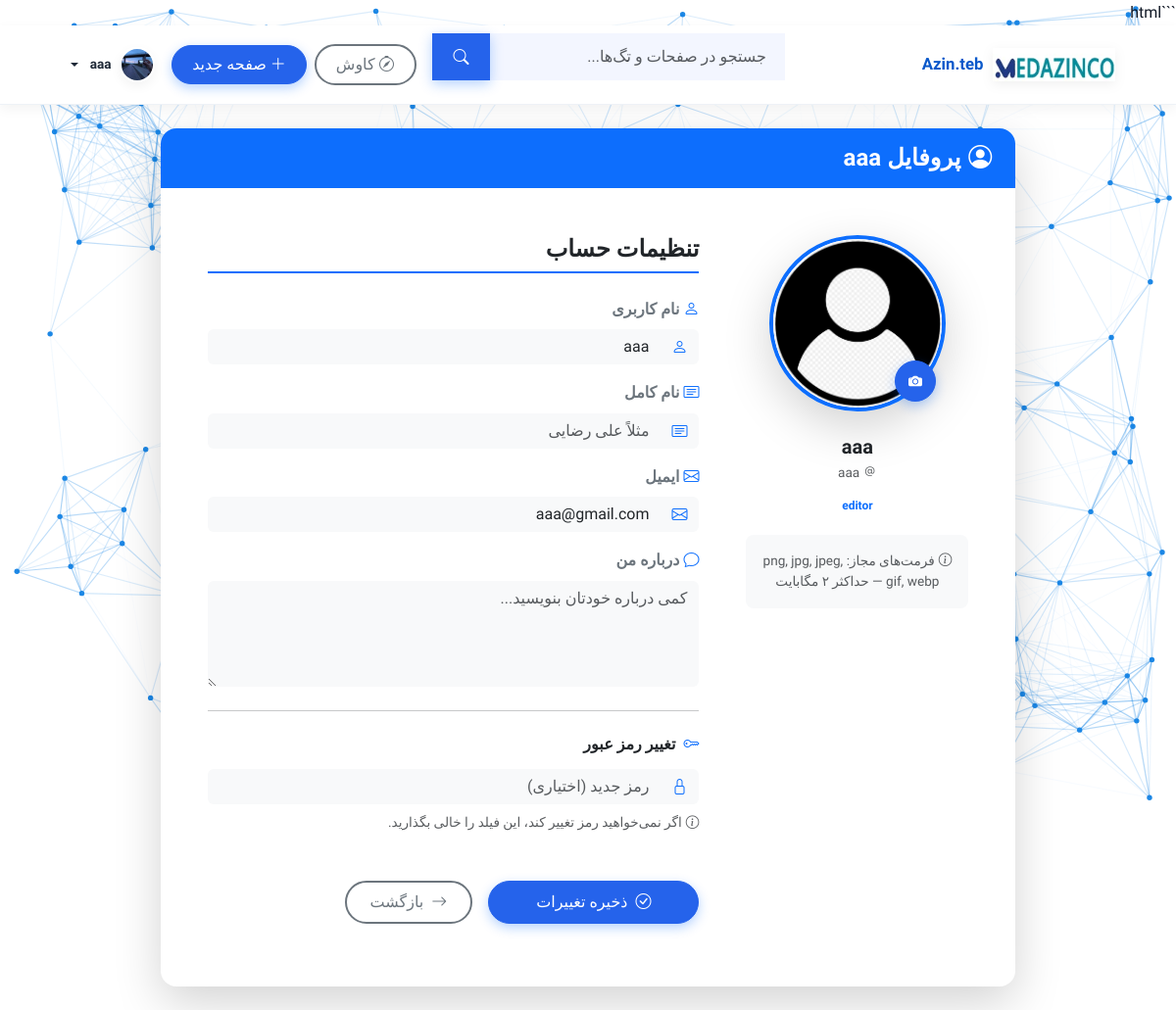
/profile (signed in), run on an earlier commit of the app's database.
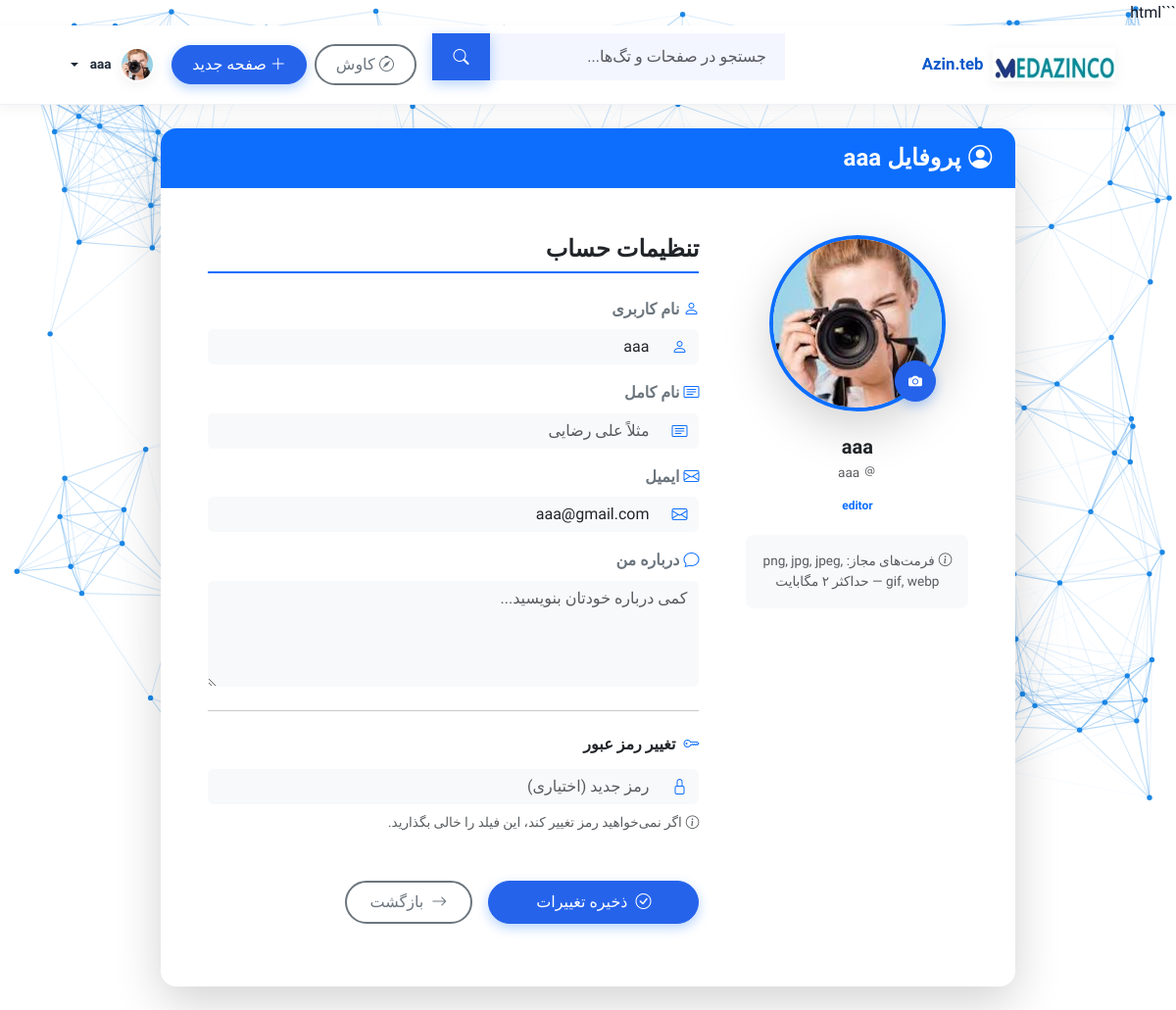
And on a later commit of the database.
### app/models.py (models this page shows, shortened)
class User(db.Model, UserMixin):
    __tablename__ = 'user'
    id = db.Column(db.Integer, primary_key=True)
    username = db.Column(db.String(150), unique=True, nullable=False)
    email = db.Column(db.String(150), unique=True, nullable=False)
    password = db.Column(db.String(200), nullable=False)
    full_name = db.Column(db.String(150))
    bio = db.Column(db.Text)
    role = db.Column(db.String(50), default='user')
    avatar = db.Column(db.String(200), default='default_avatar.png')
    created_at = db.Column(db.DateTime, default=datetime.utcnow)
    comments = relationship('Comment', back_populates='user', cascade='all, delete-orphan')

### app/blueprints/auth/routes.py (the view, shortened to what this page needs)
@auth_bp.route('/profile', methods=['GET', 'POST'], endpoint='profile')
@login_required
def profile():
    if request.method == 'GET':
        return render_template('profile.html', user=current_user)

### app/__init__.py (called while the page is built)
def _inject_template_helpers(app: Flask) -> None:
    @app.context_processor
    def _helpers():
        def endpoint_exists(name: str) -> bool:
            try:
                return name in current_app.view_functions
            except Exception:
                return False
        return {"endpoint_exists": endpoint_exists}

### app/models.py (called while the page is built)
def get_user_by_id(user_id: Optional[str]) -> Optional[User]:
    if not user_id:
        return None
    try:
        uid = int(user_id)
        return db.session.get(User, uid)
    except Exception:
        return None

### app/templates/profile.html (shortened to what the changed rows need)
{% extends "base.html" %}
{% block content %}
<div class="container py-4">
  <div class="row justify-content-center">
    <div class="col-lg-10">
      <div class="card border-0 shadow-lg rounded-4 overflow-hidden" data-aos="fade-up">
        <div class="card-header bg-primary text-white py-3 px-4 border-0">
          <h4 class="mb-0 fw-bold"><i class="bi bi-person-circle me-2"></i>پروفایل {{ user.username }}</h4>
        </div>
        <div class="card-body p-4 p-xl-5">
          <div class="row g-5">
            <div class="col-md-4 text-center">
              <div class="position-relative d-inline-block">
                <div class="avatar-wrapper position-relative">
                  <img id="avatar-preview"
                       src="{{ url_for('wiki.uploaded_file', filename=user.avatar) if user.avatar else url_for('static', filename='images/default_avatar.png') }}?v={{ range(1000000000, 9999999999) | random }}"
                       class="rounded-circle border border-4 border-primary shadow-lg"
                       style="width: 180px; height: 180px; object-fit: cover;"
                       alt="آواتار {{ user.username }}">
                  <label for="avatarInput"
                         class="btn btn-primary btn-sm rounded-circle position-absolute p-2 hover-scale"
                         style="bottom: 10px; right: 10px; width: 42px; height: 42px; display: flex; align-items: center; justify-content: center;">
                    <i class="bi bi-camera-fill"></i>
                  </label>
                </div>
              </div>
              <h5 class="mt-4 mb-1 fw-bold">{{ user.full_name or user.username }}</h5>
              <div class="text-muted small mb-2">
                <i class="bi bi-at me-1"></i>{{ user.username }}
              </div>
              {% if user.role %}
                <span class="badge bg-primary-soft text-primary px-3 py-2 rounded-pill">{{ user.role }}</span>
              {% endif %}
              <div class="small text-muted mt-3 bg-light p-3 rounded-3">
                <i class="bi bi-info-circle me-1"></i>فرمت‌های مجاز: png, jpg, jpeg, gif, webp — حداکثر ۲ مگابایت
              </div>
            </div>
            <div class="col-md-8">
              <form id="profileForm" method="POST" action="{{ url_for('auth.profile') }}" enctype="multipart/form-data" novalidate>
                <div class="mb-3">
                  <div class="input-group">
                    <span class="input-group-text bg-light border-0"><i class="bi bi-person text-primary"></i></span>
                    <input class="form-control bg-light border-0" value="{{ user.username }}" disabled>
                  </div>
                </div>
                <div class="mb-3">
                  <div class="input-group">
                    <span class="input-group-text bg-light border-0"><i class="bi bi-envelope text-primary"></i></span>
                    <input class="form-control bg-light border-0" value="{{ user.email }}" disabled>
                  </div>
                </div>
              </form>
            </div>
          </div>
        </div>
      </div>
    </div>
  </div>
</div>
{% endblock %}

### app/templates/base.html (shortened to what this page needs)
<!doctype html>
<html lang="fa" dir="rtl">
<head>
    <link href="https://cdn.jsdelivr.net/npm/bootstrap@5.3.2/dist/css/bootstrap.rtl.min.css" rel="stylesheet">
    <link href="https://cdn.jsdelivr.net/npm/bootstrap-icons@1.11.1/font/bootstrap-icons.css" rel="stylesheet">
    <link href="https://unpkg.com/aos@2.3.1/dist/aos.css" rel="stylesheet">
    <link rel="stylesheet" href="{{ url_for('static', filename='css/circular-text.css') }}">
    <link rel="stylesheet" href="{{ url_for('static', filename='css/theme.css') }}">
</head>
<body>
{% macro safe_url_for(endpoint, filename=None) %}
{% if endpoint_exists(endpoint) %}
{{ url_for(endpoint, filename=filename) }}
{% elif endpoint == 'auth.uploads_file' and filename %}
/uploads/{{ filename }}
{% else %}
#
{% endif %}
{% endmacro %}
{% set home_url = url_for('wiki.index') if endpoint_exists('wiki.index') else '/' %}
{% set discover_url = url_for('wiki.discover') if endpoint_exists('wiki.discover') else url_for('wiki.index') %}
{% set edit_url = url_for('wiki.edit_page', page_slug='new') if endpoint_exists('wiki.edit_page') else '/edit/new' %}
{% set login_url = url_for('auth.login') if endpoint_exists('auth.login') else '/login' %}
{% set profile_url = url_for('auth.profile') if endpoint_exists('auth.profile') else '/profile' %}
{% set admin_users_url = url_for('admin.admin_users') if endpoint_exists('admin.admin_users') else None %}
<header class="site-header" data-aos="fade-down">
    <div class="container d-flex align-items-center justify-content-between py-2">
        <a class="brand" href="{{ home_url }}">
            <img src="{{ url_for('static', filename='logo.png') }}" alt="Azin.teb" class="logo"
                 onerror="this.onerror=null; this.src='{{ url_for('static', filename='default_avatar.png') }}'">
            <span>Azin.teb</span>
        </a>
        <form id="global-search" class="d-flex ms-auto me-3" action="{{ discover_url }}" method="GET" role="search">
            <div class="input-group search-wrap">
                <input name="q" value="{{ request.args.get('q','') }}" class="form-control search-input"
                       placeholder="جستجو در صفحات و تگ‌ها..." aria-label="جستجو">
                <button class="btn btn-primary" type="submit" aria-label="جستجو"><i class="bi bi-search"></i></button>
            </div>
        </form>
        <nav class="d-flex gap-2 align-items-center">
            {% if endpoint_exists('wiki.discover') %}
            <a class="btn btn-outline-secondary" href="{{ discover_url }}"><i class="bi bi-compass me-1"></i>کاوش</a>
            {% else %}
            <a class="btn btn-outline-secondary" href="{{ url_for('wiki.index') }}"><i class="bi bi-search me-1"></i>کاوش</a>
            {% endif %}
            {% if current_user.is_authenticated %}
            <a class="btn btn-primary" href="{{ edit_url }}"><i class="bi bi-plus-lg me-1"></i>صفحه جدید</a>
            <div class="dropdown">
                <a class="dropdown-toggle" href="#" data-bs-toggle="dropdown" aria-expanded="false">
                    {% set avatar_path = current_user.avatar if current_user.avatar else 'default_avatar.png' %}
                    <img src="{{ safe_url_for('auth.uploads_file', filename=avatar_path) }}"
                         class="avatar-sm" alt="avatar"
                         onerror="this.onerror=null; this.src='{{ url_for('static', filename='default_avatar.png') }}'">
                    <span class="small fw-semibold">{{ current_user.username }}</span>
                </a>
            </div>
            {% else %}
            <a class="btn btn-outline-primary" href="{{ login_url }}"><i class="bi bi-box-arrow-in-right me-1"></i>ورود</a>
            {% endif %}
        </nav>
    </div>
</header>
<main class="container mt-0 pt-0">
    {% block content %}{% endblock %}
</main>
</body>
</html>

What changed in the data, as far as the page shows it:
changed User "aaa": avatar: a different picture
